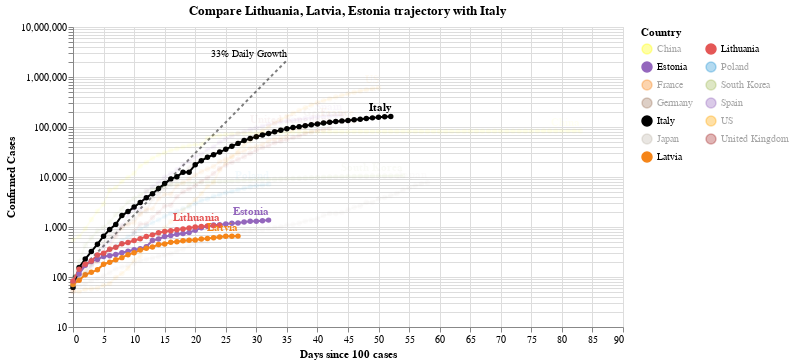

The code cell stored with this chart in its notebook:
### Code cell
#hide_input
chart3 = make_since_chart(['Lithuania', 'Latvia', 'Estonia'])
chart3

### Figure 1 — Vega-Lite specification as saved in the notebook (floating-point values rounded to 4 significant figures; data arrays with more than 128 entries replaced by an {"elided": "..."} marker saying what was removed)
{"config": {"view": {"continuousWidth": 400, "continuousHeight": 300}}, "layer": [{"mark": {"type": "line", "color": "black", "opacity": 0.5, "strokeDash": [3, 3]}, "encoding": {"x": {"type": "quantitative", "field": "Days since 100 cases"}, "y": {"type": "quantitative", "field": "Confirmed Cases"}}}, {"mark": {"type": "text", "align": "right", "dy": -6, "fontSize": 10, "text": "33% Daily Growth"}, "encoding": {"x": {"type": "quantitative", "field": "Days since 100 cases"}, "y": {"type": "quantitative", "field": "Confirmed Cases"}}, "transform": [{"filter": "(datum['Days since 100 cases'] >= 35)"}]}, {"data": {"name": "data-a6b6327d57a4b163567beb1c64f19898"}, "mark": {"type": "line", "point": true}, "encoding": {"color": {"type": "nominal", "field": "Country", "legend": {"columns": 2}, "scale": {"domain": ["China", "Estonia", "France", "Germany", "Italy", "Japan", "Latvia", "Lithuania", "Poland", "South Korea", "Spain", "US", "United Kingdom"], "range": ["yellow", "#9467bd", "#F58518", "#9D755D", "black", "#C1B7AD", "#F58518", "#E45756", "#2495D3", "#A1BA59", "#9467bd", "orange", "brown"]}}, "opacity": {"condition": {"value": 1, "selection": "selector002"}, "value": 0.05}, "tooltip": [{"type": "nominal", "field": "Country"}, {"type": "temporal", "field": "Date"}, {"type": "quantitative", "field": "Confirmed Cases"}, {"type": "quantitative", "field": "Days since 100 cases"}], "x": {"type": "quantitative", "field": "Days since 100 cases"}, "y": {"type": "quantitative", "field": "Confirmed Cases", "scale": {"type": "log"}}}, "selection": {"selector002": {"type": "multi", "fields": ["Country"], "bind": "legend", "init": [{"Country": "Lithuania"}, {"Country": "Latvia"}, {"Country": "Estonia"}, {"Country": "Italy"}]}}, "width": 550}, {"data": {"name": "data-a6b6327d57a4b163567beb1c64f19898"}, "mark": {"type": "text", "align": "right", "dy": -8, "fontWeight": "bold"}, "encoding": {"color": {"type": "nominal", "field": "Country", "legend": {"columns": 2}, "scale": {"domain": ["China", "Estonia", "France", "Germany", "Italy", "Japan", "Latvia", "Lithuania", "Poland", "South Korea", "Spain", "US", "United Kingdom"], "range": ["yellow", "#9467bd", "#F58518", "#9D755D", "black", "#C1B7AD", "#F58518", "#E45756", "#2495D3", "#A1BA59", "#9467bd", "orange", "brown"]}}, "opacity": {"condition": {"value": 1, "selection": "selector002"}, "value": 0.05}, "text": {"type": "nominal", "field": "Country"}, "tooltip": [{"type": "nominal", "field": "Country"}, {"type": "temporal", "field": "Date"}, {"type": "quantitative", "field": "Confirmed Cases"}, {"type": "quantitative", "field": "Days since 100 cases"}], "x": {"type": "quantitative", "field": "Days since 100 cases"}, "y": {"type": "quantitative", "field": "Confirmed Cases", "scale": {"type": "log"}}}, "transform": [{"filter": "(datum['Date'] >= 1586822400000)"}], "width": 550}], "data": {"name": "data-c1a3bbf4dd040f2e7e8e7a69520e3c2a"}, "title": "Compare Lithuania, Latvia, Estonia trajectory with Italy", "$schema": "https://vega.github.io/schema/vega-lite/v4.0.2.json", "datasets": {"data-c1a3bbf4dd040f2e7e8e7a69520e3c2a": [{"Days since 100 cases": 0, "Confirmed Cases": 100.0}, {"Days since 100 cases": 1, "Confirmed Cases": 133.0}, {"Days since 100 cases": 2, "Confirmed Cases": 176.9}, {"Days since 100 cases": 3, "Confirmed Cases": 235.3}, {"Days since 100 cases": 4, "Confirmed Cases": 312.9}, {"Days since 100 cases": 5, "Confirmed Cases": 416.2}, {"Days since 100 cases": 6, "Confirmed Cases": 553.5}, {"Days since 100 cases": 7, "Confirmed Cases": 736.1}, {"Days since 100 cases": 8, "Confirmed Cases": 979.1}, {"Days since 100 cases": 9, "Confirmed Cases": 1302.0}, {"Days since 100 cases": 10, "Confirmed Cases": 1732.0}, {"Days since 100 cases": 11, "Confirmed Cases": 2303.0}, {"Days since 100 cases": 12, "Confirmed Cases": 3064.0}, {"Days since 100 cases": 13, "Confirmed Cases": 4074.0}, {"Days since 100 cases": 14, "Confirmed Cases": 5419.0}, {"Days since 100 cases": 15, "Confirmed Cases": 7207.0}, {"Days since 100 cases": 16, "Confirmed Cases": 9586.0}, {"Days since 100 cases": 17, "Confirmed Cases": 12750.0}, {"Days since 100 cases": 18, "Confirmed Cases": 16960.0}, {"Days since 100 cases": 19, "Confirmed Cases": 22550.0}, {"Days since 100 cases": 20, "Confirmed Cases": 29990.0}, {"Days since 100 cases": 21, "Confirmed Cases": 39890.0}, {"Days since 100 cases": 22, "Confirmed Cases": 53060.0}, {"Days since 100 cases": 23, "Confirmed Cases": 70560.0}, {"Days since 100 cases": 24, "Confirmed Cases": 93850.0}, {"Days since 100 cases": 25, "Confirmed Cases": 124800.0}, {"Days since 100 cases": 26, "Confirmed Cases": 166000.0}, {"Days since 100 cases": 27, "Confirmed Cases": 220800.0}, {"Days since 100 cases": 28, "Confirmed Cases": 293700.0}, {"Days since 100 cases": 29, "Confirmed Cases": 390600.0}, {"Days since 100 cases": 30, "Confirmed Cases": 519500.0}, {"Days since 100 cases": 31, "Confirmed Cases": 690900.0}, {"Days since 100 cases": 32, "Confirmed Cases": 918900.0}, {"Days since 100 cases": 33, "Confirmed Cases": 1222000.0}, {"Days since 100 cases": 34, "Confirmed Cases": 1625000.0}, {"Days since 100 cases": 35, "Confirmed Cases": 2162000.0}], "data-a6b6327d57a4b163567beb1c64f19898": {"elided": "602 records"}}}
